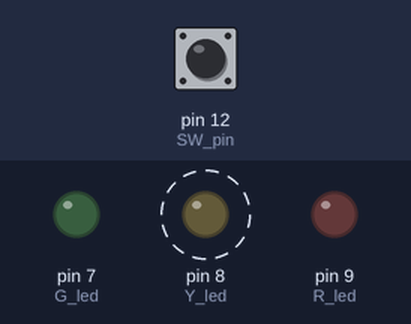
The sketch below on a simulated Arduino Uno, built with avr-gcc and run on an emulated ATmega328P. Shown: output pins drawn as LEDs (lit = HIGH). Dashed ring = blinking. The test bench sets the inputs (shaded band); at power-on: pin 12 (SW_pin) HIGH. What the sketch prints to the serial monitor is not drawn.

Above: at 1.2 s.
1.3 s: pin 12 (SW_pin) pulled LOW for 0.15 s
At 2.7 s:
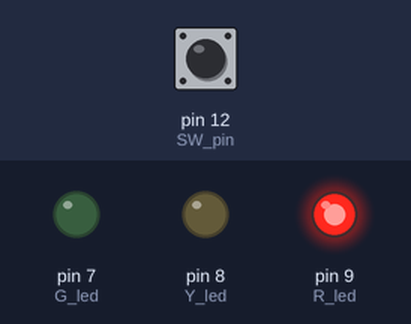
At 4.2 s:
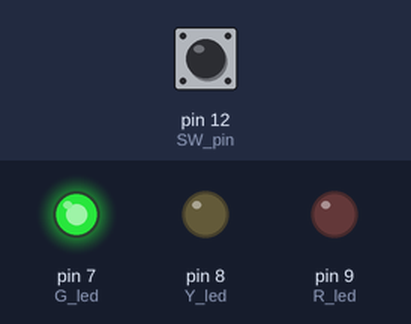
Timing chart, 0 to 10.4 s (numbered marks = the images above; inputs shaded):
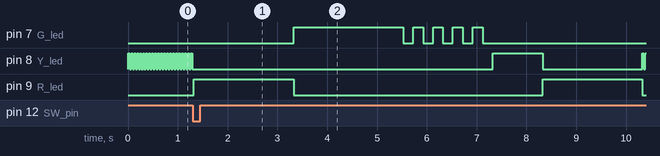

The sketch:

sketch_mar26b.ino
```cpp
// 7GREEN 8YELLOW 9RED
int G_led = 7, Y_led = 8, R_led = 9;
int SW_pin = 12; //按鈕
int val;

void traffic_light();// 紅綠燈

void setup(){
  Serial.begin(9600);
  pinMode(SW_pin, INPUT_PULLUP); //開啟上拉電阻
  pinMode(G_led, OUTPUT);
  pinMode(Y_led, OUTPUT);
  pinMode(R_led, OUTPUT);
}


void loop(){
  val = digitalRead(SW_pin); //讀取數位接腳數值
  Serial.print("按鈕: ");
  Serial.println(val);


  if (val == LOW){//按按鈕
    traffic_light();
  }

  //黃燈閃爍
  digitalWrite(Y_led, HIGH);
  delay(30);
  digitalWrite(Y_led, LOW);
  delay(30);
}

void traffic_light(){ // 紅綠燈
  digitalWrite(Y_led, LOW);
    digitalWrite(R_led, HIGH);
    delay(2000);
    digitalWrite(R_led, LOW);

    // 紅綠燈
    digitalWrite(G_led, HIGH);
    delay(2000);
    digitalWrite(G_led, LOW);

    for (int i = 0; i < 5; i++){
      digitalWrite(G_led, HIGH);
      delay(200);
      digitalWrite(G_led, LOW);
      delay(200);
    }
    digitalWrite(G_led, LOW);
    digitalWrite(Y_led, HIGH);
    delay(1000);
    digitalWrite(Y_led, LOW);
    digitalWrite(R_led, HIGH);
    delay(2000);
    digitalWrite(R_led, LOW);
}
```

Measured:
- after the input at 1.3 s, pin 7 (G_led): LOW → HIGH after 2.0 s, then repeats every 0.40 s: LOW 0.20 s, HIGH 0.20 s, until it stays LOW from 7.1 s; pin 9 (R_led): alternates HIGH for 2.0 s and LOW for 5.0 s, starting at once
